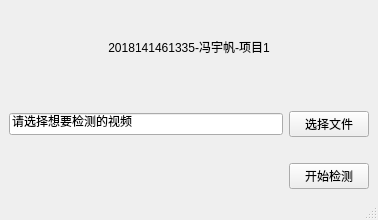
<?xml version="1.0" encoding="UTF-8"?>
<ui version="4.0">
 <class>MainWindow</class>
 <widget class="QMainWindow" name="MainWindow">
  <property name="geometry">
   <rect>
    <x>0</x>
    <y>0</y>
    <width>378</width>
    <height>220</height>
   </rect>
  </property>
  <property name="windowTitle">
   <string>MainWindow</string>
  </property>
  <widget class="QWidget" name="centralwidget">
   <layout class="QGridLayout" name="gridLayout">
    <item row="4" column="0">
     <widget class="QLineEdit" name="fileEdit">
      <property name="text">
       <string>请选择想要检测的视频</string>
      </property>
      <property name="readOnly">
       <bool>true</bool>
      </property>
     </widget>
    </item>
    <item row="6" column="1">
     <widget class="QPushButton" name="proStart">
      <property name="text">
       <string>开始检测</string>
      </property>
     </widget>
    </item>
    <item row="2" column="0" colspan="2">
     <spacer name="horizontalSpacer_3">
      <property name="orientation">
       <enum>Qt::Horizontal</enum>
      </property>
      <property name="sizeHint" stdset="0">
       <size>
        <width>40</width>
        <height>20</height>
       </size>
      </property>
     </spacer>
    </item>
    <item row="6" column="0">
     <spacer name="horizontalSpacer_2">
      <property name="orientation">
       <enum>Qt::Horizontal</enum>
      </property>
      <property name="sizeHint" stdset="0">
       <size>
        <width>40</width>
        <height>20</height>
       </size>
      </property>
     </spacer>
    </item>
    <item row="5" column="0" colspan="2">
     <spacer name="horizontalSpacer">
      <property name="orientation">
       <enum>Qt::Horizontal</enum>
      </property>
      <property name="sizeHint" stdset="0">
       <size>
        <width>357</width>
        <height>20</height>
       </size>
      </property>
     </spacer>
    </item>
    <item row="1" column="0" colspan="2">
     <widget class="QLabel" name="label">
      <property name="text">
       <string>&lt;html&gt;&lt;head/&gt;&lt;body&gt;&lt;p align=&quot;center&quot;&gt;2018141461335-冯宇帆-项目1&lt;/p&gt;&lt;/body&gt;&lt;/html&gt;</string>
      </property>
     </widget>
    </item>
    <item row="4" column="1">
     <widget class="QPushButton" name="fileSelcet">
      <property name="text">
       <string>选择文件</string>
      </property>
     </widget>
    </item>
   </layout>
  </widget>
  <widget class="QMenuBar" name="menubar">
   <property name="geometry">
    <rect>
     <x>0</x>
     <y>0</y>
     <width>378</width>
     <height>22</height>
    </rect>
   </property>
  </widget>
  <widget class="QStatusBar" name="statusbar"/>
 </widget>
 <resources/>
 <connections/>
</ui>
